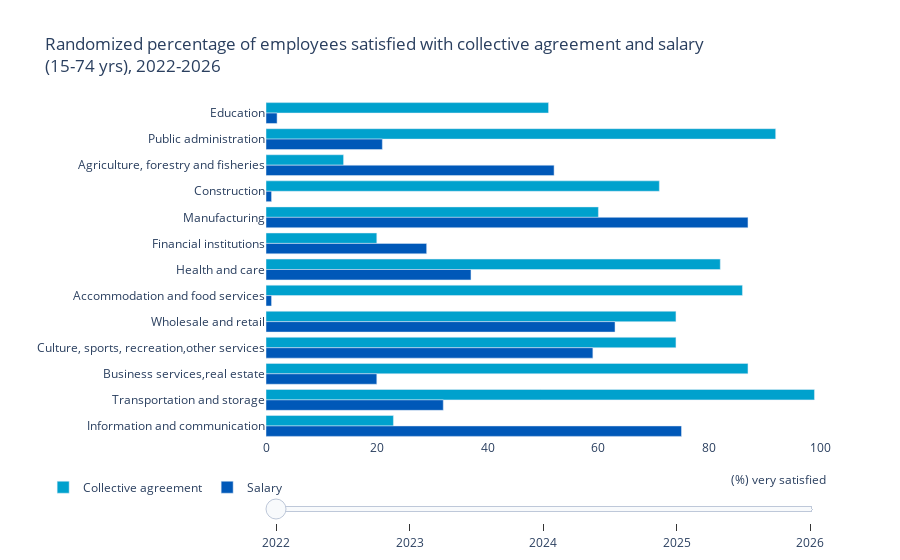

Notebook cell for this chart:
### Markdown cell above
## Expectations for the future

Curabitur non lacus ex. Maecenas at massa ultricies justo venenatis condimentum sed et eros. Ut vitae iaculis massa. Aenean vitae sagittis nibh. Aliquam pharetra dui suscipit purus dictum rutrum. Donec ultricies odio quis porttitor aliquet. Fusce sed nisl non velit rutrum commodo nec sed magna. Morbi non volutpat mi, cursus pulvinar dolor.

Nam sit amet volutpat sapien. Aenean eu mattis neque. Maecenas eget libero consequat, condimentum nulla luctus, fermentum lectus. Donec at enim sit amet dolor vestibulum faucibus. Vestibulum velit elit, faucibus ut mi sit amet, mollis rutrum eros. Ut ut lacinia ante, eu placerat ligula. Fusce quis convallis purus. Maecenas eget fringilla quam.

Proin ac sapien et lectus tempor dignissim a at arcu. Donec placerat aliquet odio, vel aliquam nibh tempus vel. Pellentesque non velit iaculis, porta metus sed, dictum augue. Aenean tempus gravida ullamcorper. Proin cursus fringilla turpis. Integer id lectus dignissim, ultrices metus vel, dictum quam. Suspendisse augue ligula, vestibulum ac nulla a, porta pharetra leo. Integer et pharetra lacus, in porttitor mauris. Cras sodales metus sit amet enim rhoncus sodales. Etiam orci enim, tincidunt eget arcu vel, gravida scelerisque lacus.

### Code cell
import plotly.graph_objects as go
import pandas as pd
import numpy as np

# Assuming you have df3 as your original DataFrame
# Create a new DataFrame for random data
df4 = df3.copy()
# Set a random seed for reproducibility
np.random.seed(42)

# Add random data for years 2022-2026
for year in range(2022, 2027):
    for var, _ in variables:
        df4[var + " " + str(year)] = np.random.randint(0, 100, df4.shape[0])

# Create an empty figure
fig4 = go.Figure()

# Initialize a list to hold the trace names
trace_names = []

# Loop over the variables to add a trace for each one
for var, color in variables:
    for year in range(2022, 2027):
        name = var.split("(")[0].strip()
        trace_name = f"{name} {year}"
        fig4.add_trace(go.Bar(
            y=df4["Bedrijfstak"],
            x=df4[var + " " + str(year)],
            name=name,
            orientation='h',
            hovertemplate=f'%{{y}}<br>{name}: <b>%{{x}}% (very) satisfied</b><extra></extra>',
            marker_color=color,
            legendgroup=name,  # Add a legend group for each variable
            visible = year == 2022
        ))
        trace_names.append(trace_name)

# Add slider steps
steps = []
for i, year in enumerate(range(2022, 2027)):
    step = dict(
        method="update",
        args=[{"visible": [name.endswith(str(year)) for name in trace_names]},  # Show only the traces ending with the current year
              {"title": f"Randomized percentage of employees satisfied with collective agreement and salary<br>(15-74 yrs), {year}"}],
        label=str(year)
    )
    steps.append(step)

# Customize the plot layout
fig4.update_layout(
    plot_bgcolor='white',
    title="Randomized percentage of employees satisfied with collective agreement and salary<br>(15-74 yrs), 2022-2026",
    xaxis=dict(title='', title_standoff=10, automargin=True, range=[0, 100]),  
    yaxis=dict(title='', autorange="reversed", automargin=True),
    legend=dict(title='', orientation='h', yanchor='bottom', y=-0.185, xanchor='right', x=0.04),
    barmode='group',
    annotations=[dict(x=1.015, y=-0.15, xref='paper', yref='paper', showarrow=False, text="(%) very satisfied")],
    sliders=[dict(
        active=0,
        pad={"t": 60},  # Increase top padding for the slider to move it further down
        len=1,  # Adjust the length of the slider
        steps=steps,
        currentvalue={"visible": False}
    )]
)

# Show the plot
fig4.show()

### Figure 1 — Plotly figure (JSON) as saved in the notebook; plotly's stock layout.template omitted (floating-point values rounded to 4 significant figures)
{"data": [{"hovertemplate": "%{y}<br>Collective agreement: <b>%{x}% (very) satisfied</b><extra></extra>", "legendgroup": "Collective agreement", "marker": {"color": "#00a1cd"}, "name": "Collective agreement", "orientation": "h", "type": "bar", "visible": true, "x": [51, 92, 14, 71, 60, 20, 82, 86, 74, 74, 87, 99, 23], "y": ["Education", "Public administration", "Agriculture, forestry and fisheries", "Construction", "Manufacturing", "Financial institutions", "Health and care", "Accommodation and food services", "Wholesale and retail", "Culture, sports, recreation,other services", "Business services,real estate", "Transportation and storage", "Information and communication"]}, {"hovertemplate": "%{y}<br>Collective agreement: <b>%{x}% (very) satisfied</b><extra></extra>", "legendgroup": "Collective agreement", "marker": {"color": "#00a1cd"}, "name": "Collective agreement", "orientation": "h", "type": "bar", "visible": false, "x": [57, 21, 88, 48, 90, 58, 41, 91, 59, 79, 14, 61, 61], "y": ["Education", "Public administration", "Agriculture, forestry and fisheries", "Construction", "Manufacturing", "Financial institutions", "Health and care", "Accommodation and food services", "Wholesale and retail", "Culture, sports, recreation,other services", "Business services,real estate", "Transportation and storage", "Information and communication"]}, {"hovertemplate": "%{y}<br>Collective agreement: <b>%{x}% (very) satisfied</b><extra></extra>", "legendgroup": "Collective agreement", "marker": {"color": "#00a1cd"}, "name": "Collective agreement", "orientation": "h", "type": "bar", "visible": false, "x": [88, 59, 13, 8, 89, 52, 1, 83, 91, 59, 70, 43, 7], "y": ["Education", "Public administration", "Agriculture, forestry and fisheries", "Construction", "Manufacturing", "Financial institutions", "Health and care", "Accommodation and food services", "Wholesale and retail", "Culture, sports, recreation,other services", "Business services,real estate", "Transportation and storage", "Information and communication"]}, {"hovertemplate": "%{y}<br>Collective agreement: <b>%{x}% (very) satisfied</b><extra></extra>", "legendgroup": "Collective agreement", "marker": {"color": "#00a1cd"}, "name": "Collective agreement", "orientation": "h", "type": "bar", "visible": false, "x": [62, 17, 89, 43, 33, 73, 61, 99, 13, 94, 47, 14, 71], "y": ["Education", "Public administration", "Agriculture, forestry and fisheries", "Construction", "Manufacturing", "Financial institutions", "Health and care", "Accommodation and food services", "Wholesale and retail", "Culture, sports, recreation,other services", "Business services,real estate", "Transportation and storage", "Information and communication"]}, {"hovertemplate": "%{y}<br>Collective agreement: <b>%{x}% (very) satisfied</b><extra></extra>", "legendgroup": "Collective agreement", "marker": {"color": "#00a1cd"}, "name": "Collective agreement", "orientation": "h", "type": "bar", "visible": false, "x": [28, 14, 44, 64, 88, 70, 8, 87, 0, 7, 87, 62, 10], "y": ["Education", "Public administration", "Agriculture, forestry and fisheries", "Construction", "Manufacturing", "Financial institutions", "Health and care", "Accommodation and food services", "Wholesale and retail", "Culture, sports, recreation,other services", "Business services,real estate", "Transportation and storage", "Information and communication"]}, {"hovertemplate": "%{y}<br>Salary: <b>%{x}% (very) satisfied</b><extra></extra>", "legendgroup": "Salary", "marker": {"color": "#0058b8"}, "name": "Salary", "orientation": "h", "type": "bar", "visible": true, "x": [2, 21, 52, 1, 87, 29, 37, 1, 63, 59, 20, 32, 75], "y": ["Education", "Public administration", "Agriculture, forestry and fisheries", "Construction", "Manufacturing", "Financial institutions", "Health and care", "Accommodation and food services", "Wholesale and retail", "Culture, sports, recreation,other services", "Business services,real estate", "Transportation and storage", "Information and communication"]}, {"hovertemplate": "%{y}<br>Salary: <b>%{x}% (very) satisfied</b><extra></extra>", "legendgroup": "Salary", "marker": {"color": "#0058b8"}, "name": "Salary", "orientation": "h", "type": "bar", "visible": false, "x": [46, 61, 50, 54, 63, 2, 50, 6, 20, 72, 38, 17, 3], "y": ["Education", "Public administration", "Agriculture, forestry and fisheries", "Construction", "Manufacturing", "Financial institutions", "Health and care", "Accommodation and food services", "Wholesale and retail", "Culture, sports, recreation,other services", "Business services,real estate", "Transportation and storage", "Information and communication"]}, {"hovertemplate": "%{y}<br>Salary: <b>%{x}% (very) satisfied</b><extra></extra>", "legendgroup": "Salary", "marker": {"color": "#0058b8"}, "name": "Salary", "orientation": "h", "type": "bar", "visible": false, "x": [46, 34, 77, 80, 35, 49, 3, 1, 5, 53, 3, 53, 92], "y": ["Education", "Public administration", "Agriculture, forestry and fisheries", "Construction", "Manufacturing", "Financial institutions", "Health and care", "Accommodation and food services", "Wholesale and retail", "Culture, sports, recreation,other services", "Business services,real estate", "Transportation and storage", "Information and communication"]}, {"hovertemplate": "%{y}<br>Salary: <b>%{x}% (very) satisfied</b><extra></extra>", "legendgroup": "Salary", "marker": {"color": "#0058b8"}, "name": "Salary", "orientation": "h", "type": "bar", "visible": false, "x": [77, 86, 61, 39, 84, 79, 81, 52, 23, 25, 88, 59, 40], "y": ["Education", "Public administration", "Agriculture, forestry and fisheries", "Construction", "Manufacturing", "Financial institutions", "Health and care", "Accommodation and food services", "Wholesale and retail", "Culture, sports, recreation,other services", "Business services,real estate", "Transportation and storage", "Information and communication"]}, {"hovertemplate": "%{y}<br>Salary: <b>%{x}% (very) satisfied</b><extra></extra>", "legendgroup": "Salary", "marker": {"color": "#0058b8"}, "name": "Salary", "orientation": "h", "type": "bar", "visible": false, "x": [80, 7, 34, 34, 32, 4, 40, 27, 6, 72, 71, 11, 33], "y": ["Education", "Public administration", "Agriculture, forestry and fisheries", "Construction", "Manufacturing", "Financial institutions", "Health and care", "Accommodation and food services", "Wholesale and retail", "Culture, sports, recreation,other services", "Business services,real estate", "Transportation and storage", "Information and communication"]}], "layout": {"annotations": [{"showarrow": false, "text": "(%) very satisfied", "x": 1.015, "xref": "paper", "y": -0.15, "yref": "paper"}], "barmode": "group", "legend": {"orientation": "h", "title": {"text": ""}, "x": 0.04, "xanchor": "right", "y": -0.185, "yanchor": "bottom"}, "plot_bgcolor": "white", "sliders": [{"active": 0, "currentvalue": {"visible": false}, "len": 1, "pad": {"t": 60}, "steps": [{"args": [{"visible": [true, false, false, false, false, true, false, false, false, false]}, {"title": "Randomized percentage of employees satisfied with collective agreement and salary<br>(15-74 yrs), 2022"}], "label": "2022", "method": "update"}, {"args": [{"visible": [false, true, false, false, false, false, true, false, false, false]}, {"title": "Randomized percentage of employees satisfied with collective agreement and salary<br>(15-74 yrs), 2023"}], "label": "2023", "method": "update"}, {"args": [{"visible": [false, false, true, false, false, false, false, true, false, false]}, {"title": "Randomized percentage of employees satisfied with collective agreement and salary<br>(15-74 yrs), 2024"}], "label": "2024", "method": "update"}, {"args": [{"visible": [false, false, false, true, false, false, false, false, true, false]}, {"title": "Randomized percentage of employees satisfied with collective agreement and salary<br>(15-74 yrs), 2025"}], "label": "2025", "method": "update"}, {"args": [{"visible": [false, false, false, false, true, false, false, false, false, true]}, {"title": "Randomized percentage of employees satisfied with collective agreement and salary<br>(15-74 yrs), 2026"}], "label": "2026", "method": "update"}]}], "title": {"text": "Randomized percentage of employees satisfied with collective agreement and salary<br>(15-74 yrs), 2022-2026"}, "xaxis": {"automargin": true, "range": [0, 100], "title": {"standoff": 10, "text": ""}}, "yaxis": {"automargin": true, "autorange": "reversed", "title": {"text": ""}}}}
